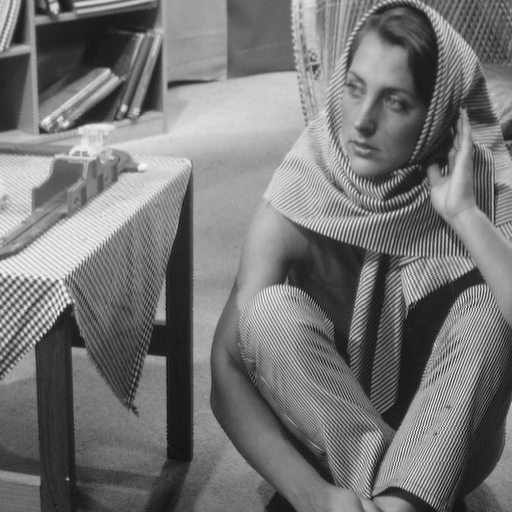
#> input picture img/test/barbara/barbara.png, 512 x 512 px, found by its file name
$ python main.py
#> lines starting #> are read from the running program, lines starting #| are printed output that depends on the picture; after the words box and inside, x2 and y2 are one past the last pixel; in counts of white or black regions, pixels touching at a corner belong together; long printed decimals are rounded
### preproccessing.py
import lib
import numpy as np
from PIL import Image


def crop_to_data(cropped_image):
    width, height = cropped_image.size
    data = list(cropped_image.getdata())
    data = lib.format_to_2d(data, width)
    return data


# [26 lines left out: functions image_to_data, crop, not called in this run]

### embedding.py
import numpy as np
import lib
from PIL import Image


# TODO: вложение во все пиксели всех блоков (ЛЛ)
# TODO: вложение во все пиксели всех блоков (ХХ)
# TODO: вложение во диагональные пиксели всех блоков (ЛЛ)
# TODO: вложение во диагональные пиксели всех блоков (ХХ)

# TODO: вложение с помощью expansibility (?)


# [7 lines left out: function watermark_image, not called in this run]


def check_expansibility(x, y):
    b0 = 0
    b1 = 1

    if abs(2 * x + b0) <= min(2 * (255 - y), 2 * y + 1) and abs(2 * x + b1) <= min(2 * (255 - y), 2 * y + 1):
        return True
    return False

    # return np.logical_and(abs(2*high + b0) <= min(2*(255-low), 2*low + 1),
    #                       abs(2*high + b1) <= min(2*(255-low), 2*low + 1))


def check_block_expansibility(x, y):
    for i in range(len(x)):
        for j in range(len(x)):
            if not check_expansibility(x[i][j], y[i][j]):
                return False
    return True


def check_limits(array, alpha, beta):
    array = np.array(array)
    if (array <= alpha).all() and (array >= beta).all():
        return True
    return False


def iwt(array):
    output = np.zeros_like(array)
    nx, ny = array.shape
    x = nx // 2
    for j in range(ny):
        low = (array[0::2, j] + array[1::2, j]) // 2
        high = array[0::2, j] - array[1::2, j]
        output[0:x, j] = low
        output[x:nx, j] = high
    return output


def iiwt(array):
    output = np.zeros_like(array)
    nx, ny = array.shape
    x = nx // 2
    for j in range(ny):
        output[0::2, j] = array[0:x, j] + (array[x:nx, j] + 1) // 2
        output[1::2, j] = output[0::2, j] - array[x:nx, j]
    return output


def iwt2(array):
    return iwt(iwt(array.astype(int)).T).T


def iiwt2(array):
    return iiwt(iiwt(array.astype(int).T).T)


def get_ll(coeffs):
    coeffs = np.array(coeffs).tolist()
    output = [row[0:4] for row in coeffs[0:4]]
    return np.array(output)


# [10 lines left out: functions get_lh, get_hl, not called in this run]


def get_hh(coeffs):
    coeffs = np.array(coeffs).tolist()
    output = [row[4:] for row in coeffs[4:]]
    return np.array(output)


# [4 lines left out: function lsb, not called in this run]


def expand(old_byte, bit):
    return 2*old_byte + int(bit)

### postproccessing.py
import lib
import numpy as np
from PIL import Image


def data_to_image(data, path='wm.png'):
    data = list(lib.format_to_1d(np.array(data).tolist()))
    try:
        size = int(len(data) ** (1/2.0))
    except ValueError as e:
        raise AssertionError("Не удалось вычислить размер массива данных изображения!\nException: " + str(e))
    image = Image.new('L', (size, size))
    image.putdata(data)
    image.save(path, "PNG")
    return True

### stats.py
import numpy as np
import math

from PIL import Image


def diff(image1, image2, simplified=True):
    image1 = Image.open(image1).convert('L')
    image2 = Image.open(image2).convert('L')

    data1 = np.asarray(image1)
    data2 = np.asarray(image2)

    if simplified:
        return np.array_equal(data1.flatten(), data2.flatten())
    else:
        return np.array(data1 == data2)


def similarity(image1, image2):
    result = diff(image1, image2, simplified=False).flatten()
    return (result == True).sum() / len(result) * 100


def psnr(image1, image2):
    image1 = Image.open(image1).convert('L')
    image2 = Image.open(image2).convert('L')

    data1 = np.asarray(image1)
    data2 = np.asarray(image2)

    mse = np.mean((data1.flatten() - data2.flatten()) ** 2)
    if mse == 0:
        return 100

    return 20 * math.log10(255 / math.sqrt(mse))


def get_similarity(image1, image2):
    return "Similarity (original <> extracted): " + str(similarity(image1, image2))


def get_psnr(image1, image2):
    return "PSNR (original <> watermarked): " + str(psnr(image1, image2))

### lib.py
import numpy as np


def format_to_1d(data):
    return np.array(data).flatten()


def format_to_2d(data, col=8):
    # data = [data[offset:offset + width] for offset in range(0, width * height, width)]
    # return list(data)

    return np.array(data).reshape((-1, col))


def get_image_names_from(image):
    image_orig = "%s.png" % image
    image_wm = "%s_wm.png" % image
    image_ext = "%s_wm_ext.png" % image
    return [image_orig, image_wm, image_ext]


def write_stats(image, *stats):
    filename = "stats\\" + image.split("\\")[-1] + ".txt"
    file = open(filename, "w+")

    file.write(image + "\n")
    for stat in stats:
        file.write(stat + "\n")

    file.close()

### encoding.py
# [4 lines left out: function text_to_bits, not called in this run]


def bits_to_text(bits):
    n = int(bits, 2)
    return n.to_bytes((n.bit_length() + 7) // 8, 'big').decode()


def text_to_bits_unified(text, encoding='utf-8', errors='surrogatepass'):
    bits = bin(int.from_bytes(text.encode(encoding, errors), 'big'))[2:]
    return bits.zfill(8 * ((len(bits) + 7) // 8))


def bits_to_text_unified(bits, encoding='utf-8', errors='surrogatepass'):
    n = int(bits, 2)
    return n.to_bytes((n.bit_length() + 7) // 8, 'big').decode(encoding, errors) or '\0'

### payload_generator.py
import numpy as np
import random
import string
from PIL import Image


# [6 lines left out: function image_bw, not called in this run]


def text(length=50):
    return "".join([random.choice(string.ascii_letters) for i in range(length)])

### main.py
import preproccessing
import numpy as np
import postproccessing
import embedding
import encoding
import payload_generator as pg
import stats
import plots
import math
import lib
import os
import time

from PIL import Image


def main():
    # Watermarking constants (seem useless)
    alpha = 255
    beta = 0

    path = "img\\test\\"

    for folder in os.listdir(path):

        # Get image (0 - original, 1 - watermarked, 2 - extracted from wmed)
        image = path + folder + "\\" + folder
        names = lib.get_image_names_from(image)

        # Generating payload
        payload_text = pg.text(7500)
        payload = encoding.text_to_bits_unified(payload_text)

        # Embedding
        start_time = time.time()
        key = embed(names[0], payload, alpha, beta)
#> in embed, image_o is the input picture: PIL image 512x512 L; min 12, max 246, mean 117.4
#> in crop_to_data, `data = list(cropped_image.getdata())`: data = 64 values, max 213 at index 31, min 171 at index 8, mean 195.5
#> the loop in iwt, `for j in range(ny):` made 8 passes
#> (low, high) on passes 1 to 8: ([176, 179, 198, 194], [10, -9, -3, -4]), ([199, 198, 204, 192], [3, -6, 4, 7]), ([201, 192, 192, 181], [1, 1, 4, 1]), ([193, 181, 186, 188], [3, 3, -3, -2]), ([189, 187, 191, 197], [-1, -1, -6, -3]), ([193, 193, 195, 200], [1, -3, -3, -6]), ([197, 198, 202, 209], [0, -3, -3, -2]), ([206, 211, 211, 211], [-1, -3, -1, 1])
#> the loop in iwt (call 2), `for j in range(ny):` made 8 passes
#> (low, high) on passes 1 to 8: ([187, 197, 191, 201], [-23, 8, -4, -9]), ([188, 186, 190, 204], [-19, 11, -6, -13]), ([201, 189, 193, 206], [-6, 6, -4, -9]), ([193, 184, 198, 210], [2, -7, -3, -2]), ([6, 2, 0, -1], [7, -2, -2, 1]), ([-8, 2, -2, -3], [-3, -2, 2, 0]), ([0, 0, -5, -2], [-7, 7, -3, -2]), ([1, -1, -5, -1], [-11, 3, 3, -3])
#> in get_ll, `coeffs = np.array(coeffs).tolist()`: coeffs = 8 items, first 6: [187, 197, 191, 201, -23, 8, -4, -9], [188, 186, 190, 204, -19, 11, -6, -13], [201, 189, 193, 206, -6, 6, -4, -9], [193, 184, 198, 210, 2, -7, -3, -2], [6, 2, 0, -1, 7, -2, -2, 1], [-8, 2, -2, -3, -3, -2, 2, 0]
#> in get_ll, `output = [row[0:4] for row in coeffs[0:4]]`: output = [[187, 197, 191, 201], [188, 186, 190, 204], [201, 189, 193, 206], [193, 184, 198, 210]]
#> in embed, `ll = embedding.get_ll(coeffs_orig)`: ll has the same summary as output in get_ll
#> in get_hh, `output = [row[4:] for row in coeffs[4:]]`: output = [[7, -2, -2, 1], [-3, -2, 2, 0], [-7, 7, -3, -2], [-11, 3, 3, -3]]
#> in embed, `hh = embedding.get_hh(coeffs_orig)`: hh has the same summary as output in get_hh
#> in check_limits, `array = np.array(array)`: array = [[187, 197, 191, 201], [188, 186, 190, 204], [201, 189, 193, 206], [193, 184, 198, 210]]
#> in embed, `in_limits = embedding.check_limits(ll, alpha, beta)`: in_limits = True
#> the loop in check_block_expansibility, `for i in range(len(x)):` made 4 passes
#> in embed, `new_coeffs = [[embedding.expand(coeffs_orig[r][c], next(payload)) for ..`: new_coeffs = [[14, -3, -3, 3], [-5, -4, 4, 1], [-14, 15, -6, -3], [-22, 7, 7, -5]]
#> in embed, `data_wm[y * crop_size: (y + 1) * crop_size, x * crop_size: (x + 1) * c..`:
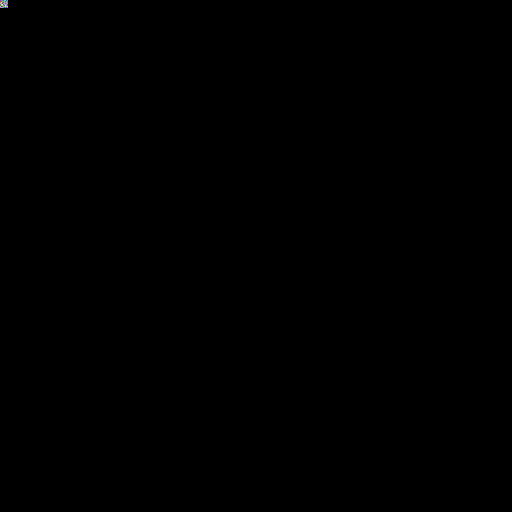
#> data_wm: shape (512, 512) int64; 31 distinct labels, from 0 to 213; one colour per label, 0 black
#> in data_to_image, `data = list(lib.format_to_1d(np.array(data).tolist()))`: data = 262144 items
#> in data_to_image, `size = int(len(data) ** (1/2.0))`: size = 512
#> in data_to_image, `image = Image.new('L', (size, size))`: image: PIL image 512x512 L; every value is 0
        embedding_time = time.time() - start_time

        # Extracting
        start_time = time.time()
        watermark = extract(names[1], key)
#> after the loop in extract, `for r in range(4, 8):`: hidden = '0111100101010111'
#> in extract, `data_restored[y * crop_size: (y + 1) * crop_size, x * crop_size: (x + ..`:
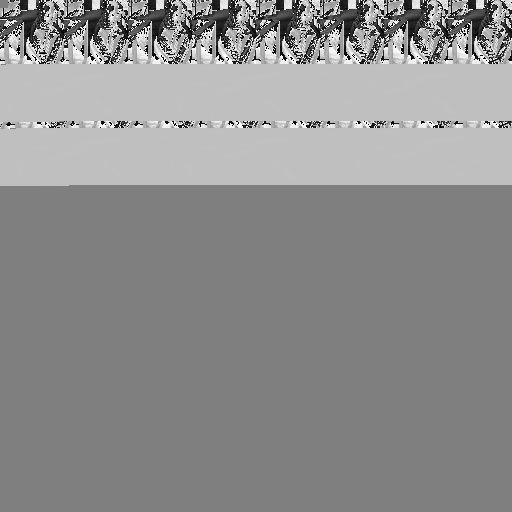
#> data_restored: shape (512, 512) int64; min -9.21e+18, max 9.22e+18, mean 1.12e+18; drawn with min black and max white
        exctracting_time = time.time() - start_time

        # Results
        result_pd_len = "Payload bits length: " + str(len(payload))
        result_pd = "Payload text: \n" + payload_text
        result_wm = "Extracted watermark: \n" + str(encoding.bits_to_text_unified(watermark))
        result_eq = "Payload equals to extracted wm (bits): " + str(payload == watermark)
        result_sim = stats.get_similarity(names[0], names[2])
#> in diff, `return np.array(data1 == data2)`: returned value: shape (512, 512) bool; every value is 1
        result_psnr = stats.get_psnr(names[0], names[1])
#> in psnr, `mse = np.mean((data1.flatten() - data2.flatten()) ** 2)`: mse = 10.46
        result_wm_len = "Extracted watermark bits length: " + str(len(watermark))
#> result_wm_len = 'Extracted watermark bits length: 60000'
        emb_time = "Embedding time: %s s." % embedding_time
        ext_time = "Extraction time: %s s." % exctracting_time
        print(result_eq)
#| Payload equals to extracted wm (bits): True
        print(result_sim)
#| Similarity (original <> extracted): 100.0
        lib.write_stats(image, result_pd_len, result_wm_len, result_pd, result_wm, result_eq, result_sim, result_psnr, emb_time, ext_time)

        hist_name = image + "_hist.png"
#> pass 2 of the loop in main, `for folder in os.listdir(path):`:
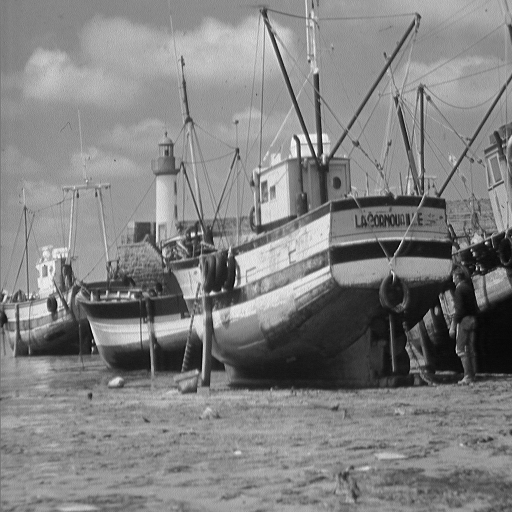
#> input picture img/test/boat/boat.png, 512 x 512 px, found by its file name
#> in embed, image_o is the input picture: PIL image 512x512 L; min 0, max 255, mean 129.7
#> ll = [[125, 123, 124, 126], [125, 127, 124, 128], [125, 126, 126, 127], [128, 124, 122, 126]]
#> hh = [[2, -1, 3, 6], [7, 3, 14, -2], [3, 2, 1, -3], [12, 10, -5, 2]]
#> new_coeffs = [[4, -1, 6, 12], [14, 6, 29, -3], [6, 5, 2, -6], [24, 21, -9, 4]]
#> in embed (call 2), `data_wm[y * crop_size: (y + 1) * crop_size, x * crop_size: (x + 1) * c..`:
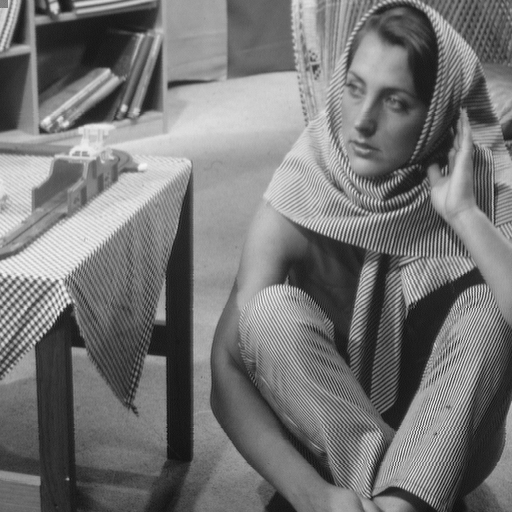
#> data_wm: shape (512, 512) int64; min 12, max 246, mean 117.4
#> in diff (call 2), `return np.array(data1 == data2)`:
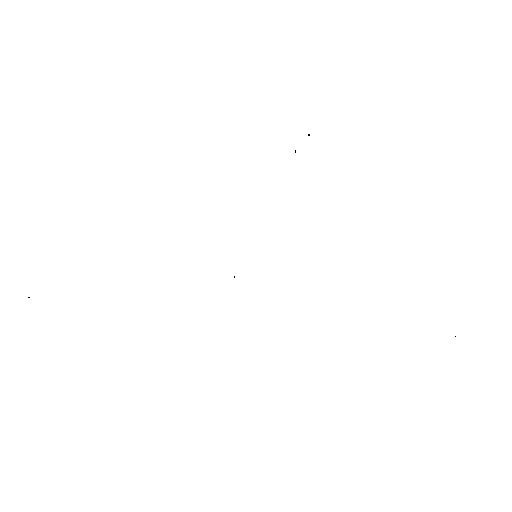
#> returned value: shape (512, 512) bool; 100% white; black in thin lines or dots, all inside (x1, y1, x2, y2) = (28, 134, 456, 337)
#| Payload equals to extracted wm (bits): False
#| Similarity (original <> extracted): 99.995
        # plots.histogram(hist_name, names[0], names[2])


def embed(image, payload, alpha=255, beta=0, crop_size=8):
    key = []
    payload = iter(payload)

    # Create filename for restored image
    watermarked_image = image.split(".")[0] + "_wm." + image.split(".")[1]

    # Get image pixels and number of squares
    image_o = Image.open(image).convert('L')
    w, h = image_o.size
    squares = w // crop_size

    # Set array for watermarked image
    data_wm = np.empty((w, h), dtype=int)

    # Processing each block
    for x in range(squares):
        for y in range(squares):
            # Get wavelet coefficients of actual block
            cropped = image_o.crop((x * crop_size, y * crop_size, (x + 1) * crop_size, (y + 1) * crop_size))
            data = preproccessing.crop_to_data(cropped)
            coeffs_orig = embedding.iwt2(data)
            # print("COEFFS: \n", coeffs_orig)

            # Get ll and hh coeffs
            ll = embedding.get_ll(coeffs_orig)
            hh = embedding.get_hh(coeffs_orig)

            # Check if ll in limits
            in_limits = embedding.check_limits(ll, alpha, beta)

            # Check if hh block expansible
            if in_limits:
                expansible = embedding.check_block_expansibility(hh, ll)
            else:
                expansible = False
            # print("Block expansibility: %s" % (str(expansible)))

            # Expand hh coeffs if block expansible, lsb hh coeffs with payload bits and generate key
            if expansible:
                try:
                    new_coeffs = [[embedding.expand(coeffs_orig[r][c], next(payload)) for c in range(4, 8)] for r in
                                  range(4, 8)]
                    key.append(1)
                except StopIteration:
                    key.append(0)
                    new_coeffs = [[coeffs_orig[r][c] for c in range(4, 8)] for r in range(4, 8)]
                new_coeffs = np.array(new_coeffs)
                coeffs_orig = np.array(coeffs_orig)

                # Copy new hh coeffs to all coeffs array
                x1, y1 = (4, 4)
                coeffs_orig[x1:, y1:] = new_coeffs
                # print("NEW COEFFS: \n", coeffs_orig)
            else:
                key.append(0)

            # Get watermarked pixels values
            inverse_coeffs = embedding.iiwt2(coeffs_orig)
            data_wm[y * crop_size: (y + 1) * crop_size, x * crop_size: (x + 1) * crop_size] = inverse_coeffs

    # Get watermarked image
    postproccessing.data_to_image(data_wm, watermarked_image)

    return key


def extract(image, key, crop_size=8):
    hidden = ''

    # Create filename for restored image
    restored_image = image.split(".")[0] + "_ext." + image.split(".")[1]

    # Get image pixels and number of squares
    image_wm = Image.open(image).convert('L')
    w, h = image_wm.size
    squares = w // crop_size

    # Set array for restored image
    data_restored = np.empty((w, h), dtype=int)

    # Iterate the key
    location_i = iter(key)

    # Processing each block
    for x in range(squares):
        for y in range(squares):
            # Get wavelet coefficients of actual block
            cropped = image_wm.crop((x * crop_size, y * crop_size, (x + 1) * crop_size, (y + 1) * crop_size))
            data = preproccessing.crop_to_data(cropped)
            coeffs_wm = embedding.iwt2(data)

            # Get hidden data if block was expanded and set coeffs to original values
            if next(location_i):
                for r in range(4, 8):
                    for c in range(4, 8):
                        hidden += bin(coeffs_wm[r][c])[-1]
                        coeffs_wm[r][c] = math.floor(coeffs_wm[r][c] / 2)

            # Get restored image pixels from wavelet coeffs
            inverse_coeffs = embedding.iiwt2(coeffs_wm)
            data_restored[y * crop_size: (y + 1) * crop_size, x * crop_size: (x + 1) * crop_size] = inverse_coeffs

    # Get restored image
    postproccessing.data_to_image(data_restored, restored_image)

    return hidden


if __name__ == "__main__":
    main()
